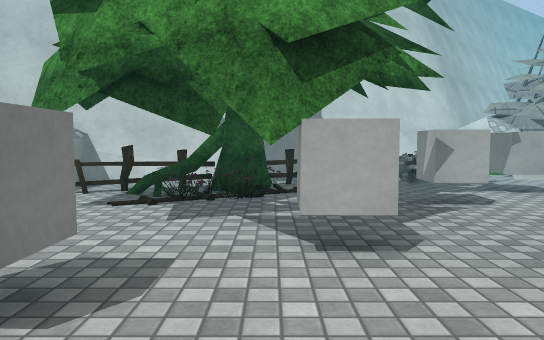
view 1 (above)

24 first-person views from a walk through a scene from a Unity 3-D project. The camera is 1.2 m above the floor, tilts 4° down and sees 70° across. The floor is counted in squares, 1 m on a side. Each view is taken from the middle of a square. On the plan, view 1 faces up. The plan holds only what a view shows up to about 15 squares ahead; the rest is blank. The place goes on beyond the plan. Some surface patterns are stand-ins.

view 2
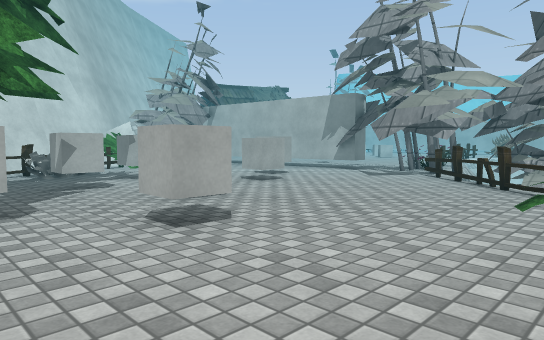

view 3
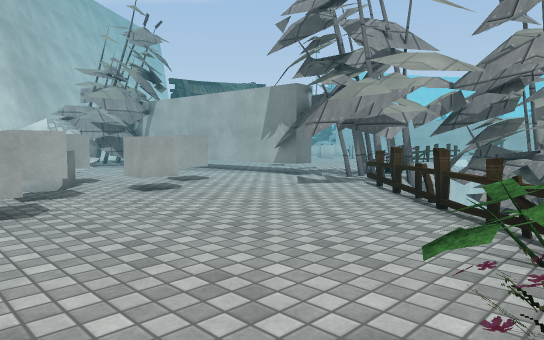

view 4
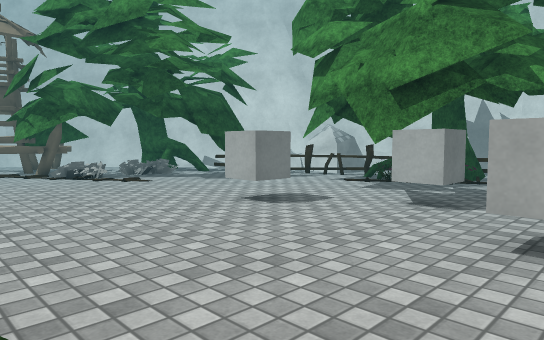

view 5
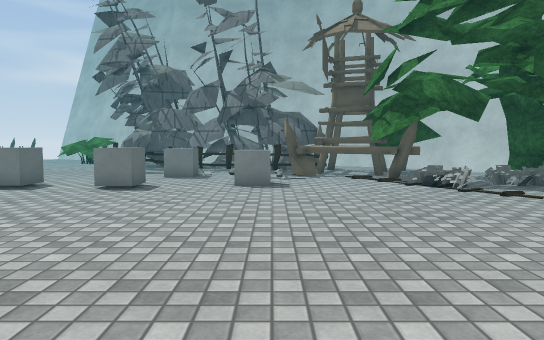

view 6
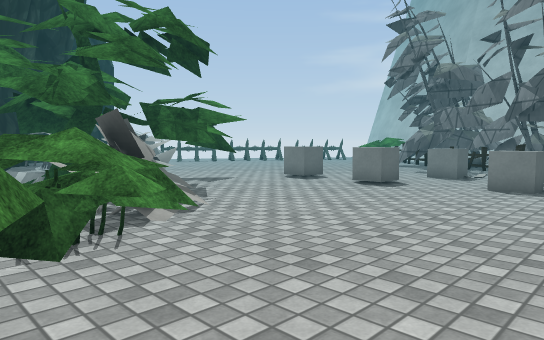

view 7
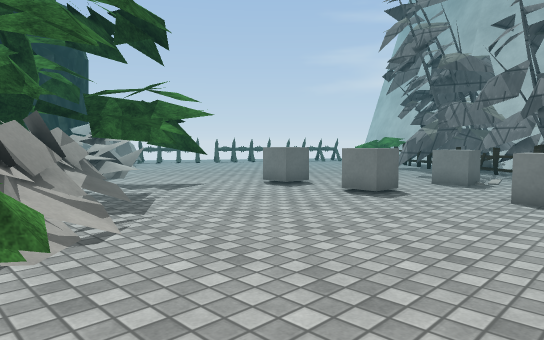

view 8
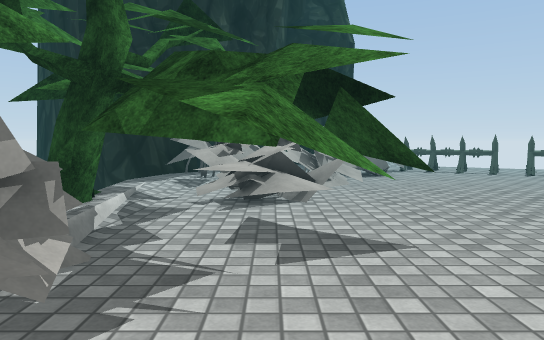

view 9
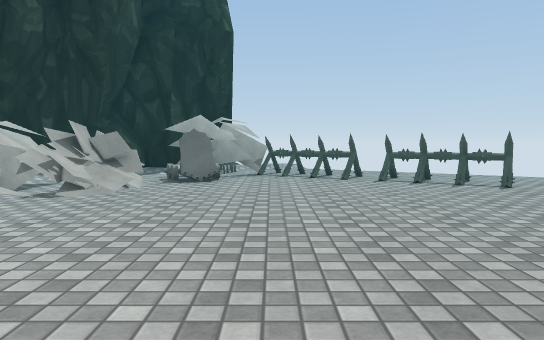

view 10
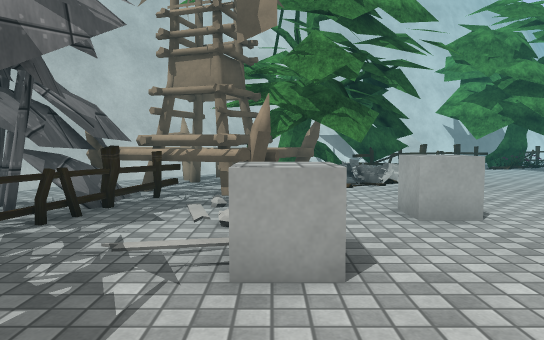

view 11
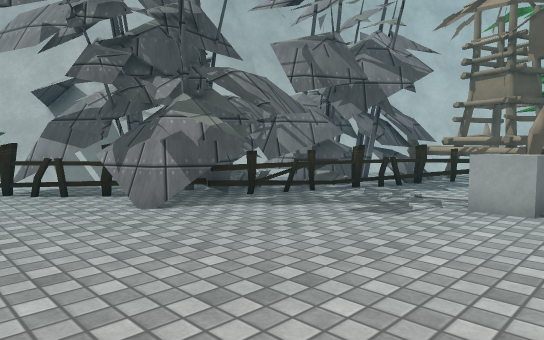

view 12
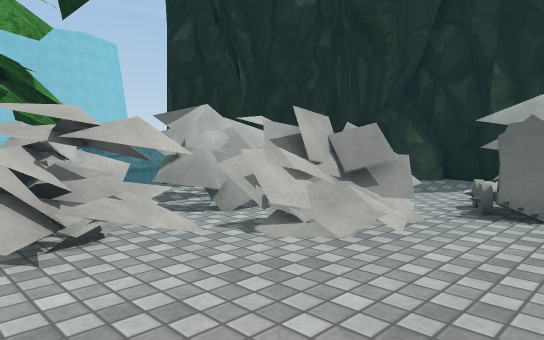

view 13
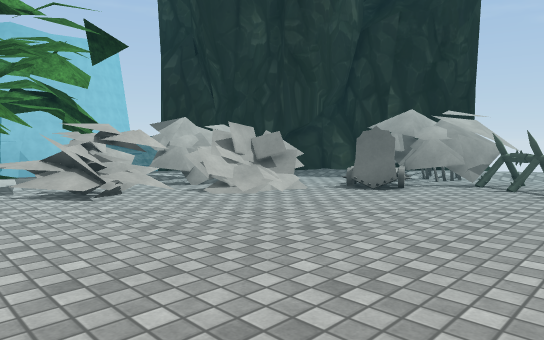

view 14
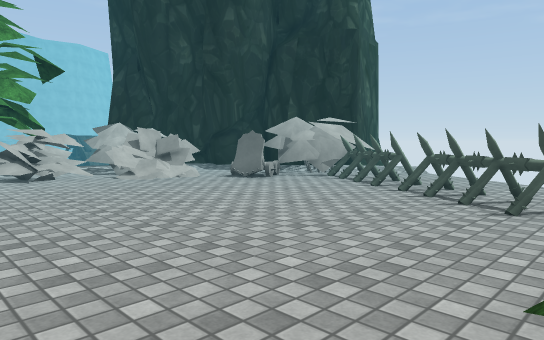

view 15
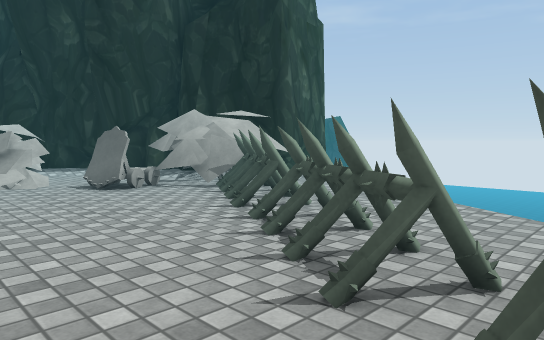

view 16
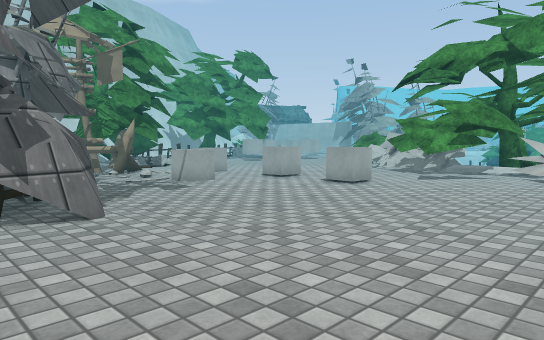

view 17
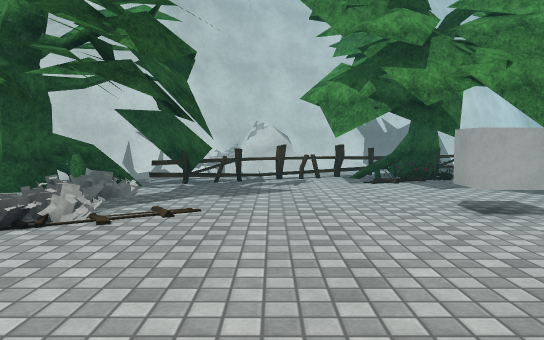

view 18
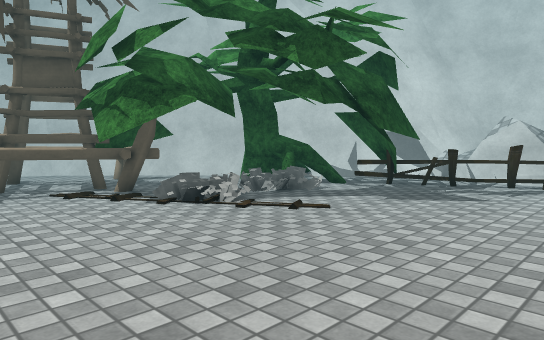

view 19
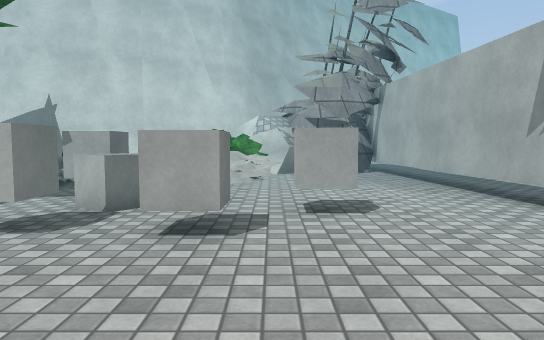

view 20
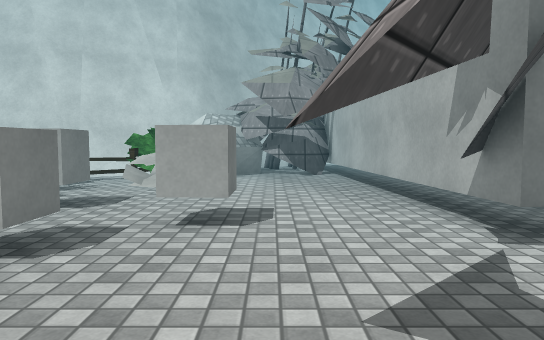

view 21
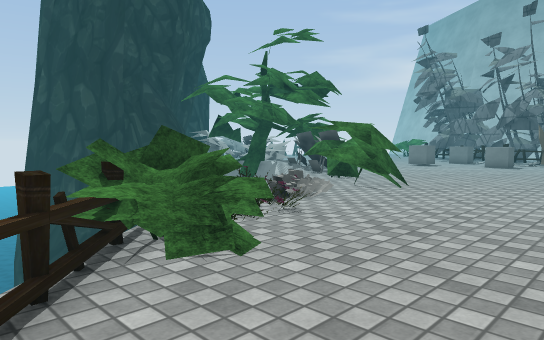

view 22
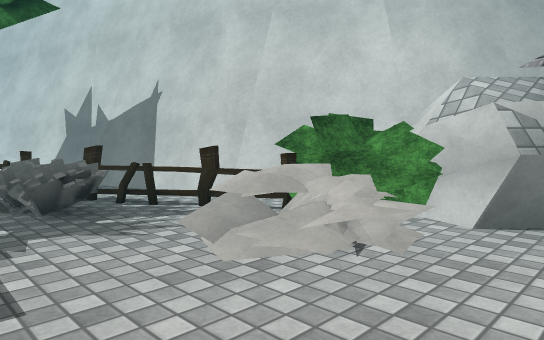

view 23
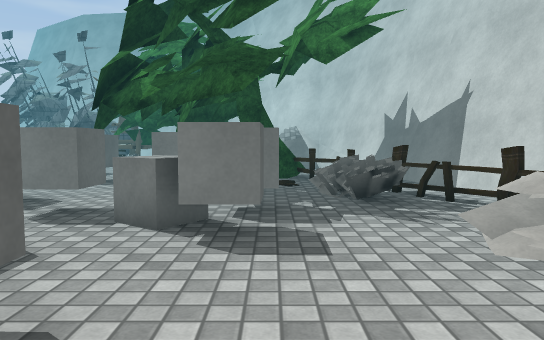

view 24
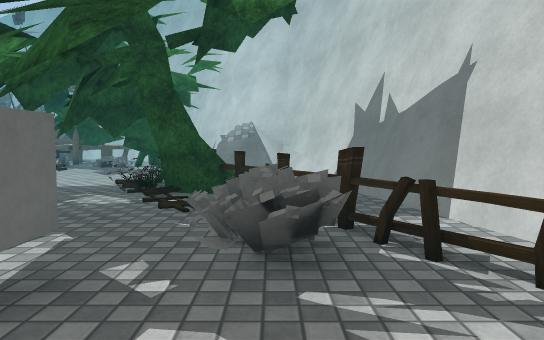

### Floor plan
Key: @ floor where view 1 was taken; # wall or solid block; . floor; / step, stairs or slope; = window, fence, low wall or low ledge; v drop or lower ground; P plant; T tree; C cube; O other object.
Columns run from 20 left of view 1 to 15 right of it. Each row starts with its distance up from view 1.
 16                        ####=P###. #
 15                       ###===P//...##
 14                        ..==.P /....#
 13                       #=#O..//O....#
 12                      ##OOO.........#
 11            ####   ######O..........#
 10            #=######T#.O...CCC......#
  9           ##..###OTTT.....CCC......#
  8         #####==..TO##..#C.CCC.CC...#
  7       ### TTT...T.##...#C.CCCC.C...#
  6      ##TTTTTT.....##......CCCC.....#
  5      #  T# TT.......#C...C.......#.#
  4     # TT.TT........TCC...C.......###
  3   ### TTTTT.O....CC....C.........###
  2  ##.OOTTTTT.......C....CC........O#
  1  #..O##TTTT.....................OO
  0  ##OO ##.T..........@..........OO
 -1   ##OOOO......................O.
 -2   ###OOO.....................PP
 -3    #=....OO...............O.PPP
 -4    #=....OO............P..
 -5    #...................
 -6   ##...OO.........PP..
 -7  ###...O..OO......PP.P
 -8  #O.......OO.....OOO
 -9  ###.............TTO
-10 ####......OO..T#OTTT
-11 O##.......O..TTT#TTT
-12 ............TTTTTTTT
-13 P............TTTTTT
-14 P............TTOTTT
-15 ............OOOTTTT#
-16  ............OOTTT#
-17 .............OOO .v
-18  ...........OOOvOO.
-19 O...........OOOOOO#
-20 OOO.........OOOOO###v
-21 ..OOO.....OO...O # ##
-22 ....OOO...OO... ##
-23 .....OOO.OOOO.=##
-24  v.....OOOOOO=##
-25   vv....OOOO####
-26      ....OO   #
-27       v ..#

Positions as (right, up) in squares from view 1, and headings:
1: (0, 0), facing up
2: (0, -3), facing up-right
3: (4, -3), facing up-right
4: (4, -3), facing up-left
5: (1, -3), facing left
6: (1, -1), facing down-left
7: (-1, -2), facing down-left
8: (-6, -7), facing down
9: (-12, -9), facing down
10: (-13, -10), facing up
11: (-11, -14), facing up-left
12: (-11, -14), facing down-right
13: (-15, -12), facing down-right
14: (-20, -12), facing down-right
15: (-20, -17), facing down-right
16: (-20, -17), facing up-right
17: (-6, -4), facing up
18: (-3, -3), facing up-left
19: (10, 1), facing up
20: (12, 2), facing up
21: (11, 2), facing down-left
22: (12, 10), facing up-left
23: (13, 10), facing left
24: (9, 12), facing left
